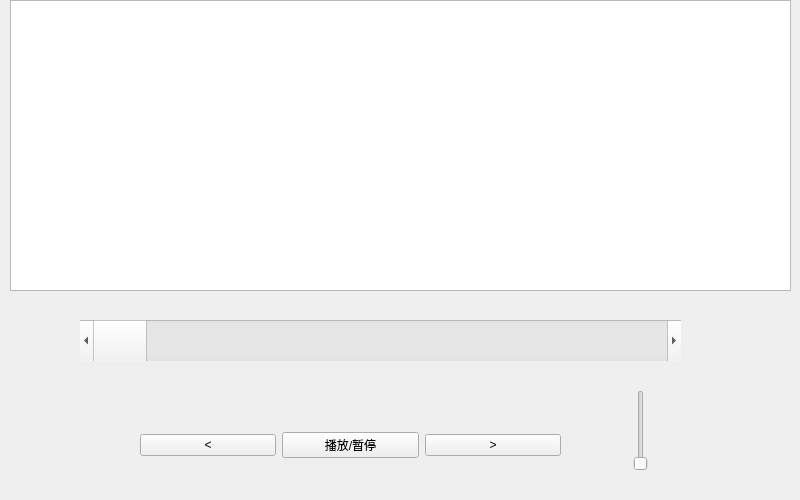
<?xml version="1.0" encoding="UTF-8"?>
<ui version="4.0">
 <class>movie</class>
 <widget class="QWidget" name="movie">
  <property name="geometry">
   <rect>
    <x>0</x>
    <y>0</y>
    <width>800</width>
    <height>500</height>
   </rect>
  </property>
  <property name="windowTitle">
   <string>视频播放器</string>
  </property>
  <property name="windowIcon">
   <iconset resource="pic.qrc">
    <normaloff>:/tp6.jpg</normaloff>:/tp6.jpg</iconset>
  </property>
  <widget class="QTextEdit" name="textEdit">
   <property name="geometry">
    <rect>
     <x>10</x>
     <y>0</y>
     <width>781</width>
     <height>291</height>
    </rect>
   </property>
  </widget>
  <widget class="QLabel" name="label_movie">
   <property name="geometry">
    <rect>
     <x>90</x>
     <y>20</y>
     <width>600</width>
     <height>241</height>
    </rect>
   </property>
   <property name="styleSheet">
    <string notr="true">border-image: url(:/tp2.gif);</string>
   </property>
   <property name="text">
    <string/>
   </property>
  </widget>
  <widget class="QSlider" name="verticalSlider">
   <property name="geometry">
    <rect>
     <x>630</x>
     <y>390</y>
     <width>22</width>
     <height>81</height>
    </rect>
   </property>
   <property name="orientation">
    <enum>Qt::Vertical</enum>
   </property>
  </widget>
  <widget class="QScrollBar" name="horizontalScrollBar">
   <property name="geometry">
    <rect>
     <x>80</x>
     <y>320</y>
     <width>601</width>
     <height>41</height>
    </rect>
   </property>
   <property name="orientation">
    <enum>Qt::Horizontal</enum>
   </property>
  </widget>
  <widget class="QWidget" name="layoutWidget">
   <property name="geometry">
    <rect>
     <x>140</x>
     <y>430</y>
     <width>421</width>
     <height>30</height>
    </rect>
   </property>
   <layout class="QHBoxLayout" name="horizontalLayout">
    <item>
     <widget class="QPushButton" name="pushButton_2">
      <property name="text">
       <string>&lt;</string>
      </property>
     </widget>
    </item>
    <item>
     <widget class="QPushButton" name="pushButton">
      <property name="text">
       <string>播放/暂停</string>
      </property>
     </widget>
    </item>
    <item>
     <widget class="QPushButton" name="pushButton_3">
      <property name="text">
       <string>&gt;</string>
      </property>
     </widget>
    </item>
   </layout>
  </widget>
 </widget>
 <resources>
  <include location="pic.qrc"/>
 </resources>
 <connections/>
</ui>
